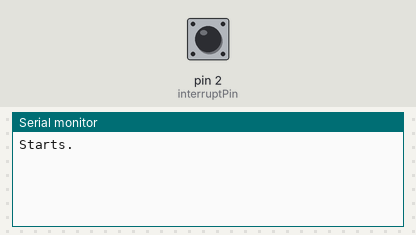
Bench run of a sketch on a simulated Arduino Uno, built with avr-gcc and run on an emulated ATmega328P. On the bench: the last lines printed to the serial monitor. Inputs (shaded band) come from the test bench; at power-on: pin 2 (interruptPin) LOW.

Above: at 1.2 s.
1.3 s: pin 2 (interruptPin) pulled HIGH for 0.15 s
At 2.0 s:
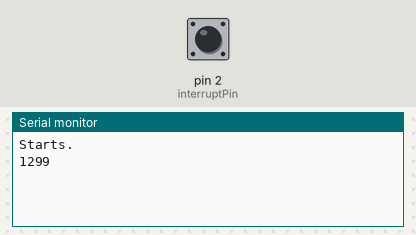
2.9 s: pin 2 (interruptPin) pulled HIGH for 1 s
At 3.2 s:
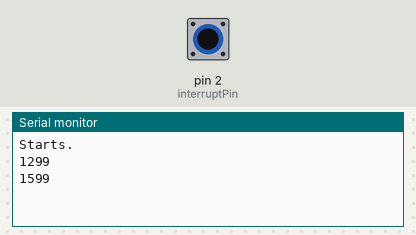
5.4 s: pin 2 (interruptPin) pulled HIGH for 0.15 s
At 6.3 s:
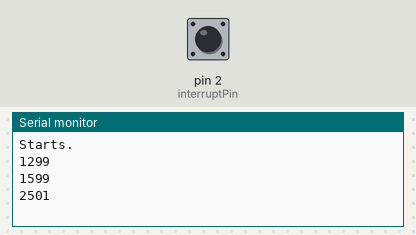

The sketch:

test_interrupt.ino
```cpp
/*
options: update location in main loop (if that works for heatmap
clusters?), signal write from interrupt->main (turn off interrupt in
write, can write old GPS pos if not updated)

towards new code

 */

//const byte ledPin = 13;
const byte interruptPin = 2;
volatile byte state = LOW;
unsigned long last_time= 0L;
unsigned long this_time= 0L;


#define SerialMonitor Serial


void setup() {
  //  pinMode(ledPin, OUTPUT);
  pinMode(interruptPin, INPUT);
  attachInterrupt(digitalPinToInterrupt(interruptPin), cosmic, RISING);
  SerialMonitor.begin(9600);
  SerialMonitor.println("Starts.");
}

void loop() {
  //  digitalWrite(ledPin, state);
  if (state==1){
    noInterrupts();
    state=0;
    // log time from last hit to this one - seems to work just need to add GPS business...
    SerialMonitor.println(this_time-last_time);
    interrupts();
  }
}

void cosmic() {
    last_time=this_time;
  this_time=millis();
    state = 1;
}
```

Measured:
- after the input at 1.3 s, the serial monitor: prints a new line at once (image 1)
- after the input at 2.9 s, the serial monitor: prints a new line at once (image 2)
- after the input at 5.4 s, the serial monitor: prints a new line at once (image 3)
